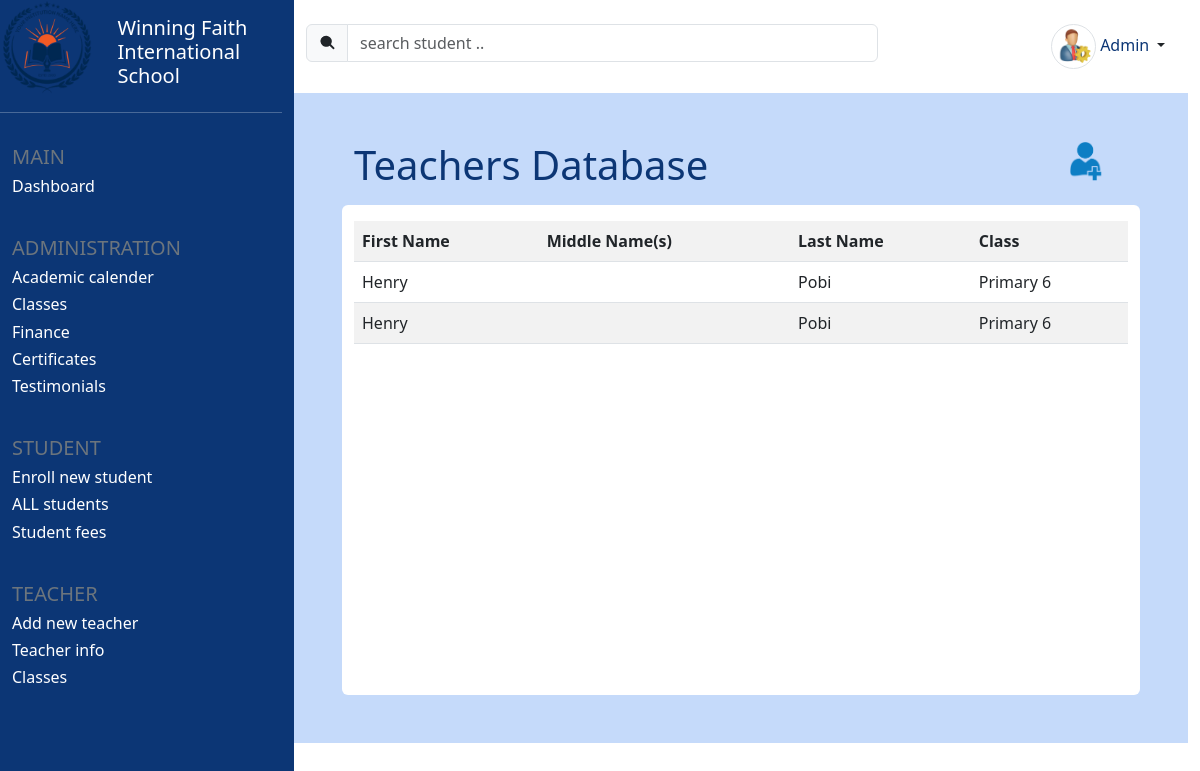
The page /teachers (signed in) on the database as committed earlier.
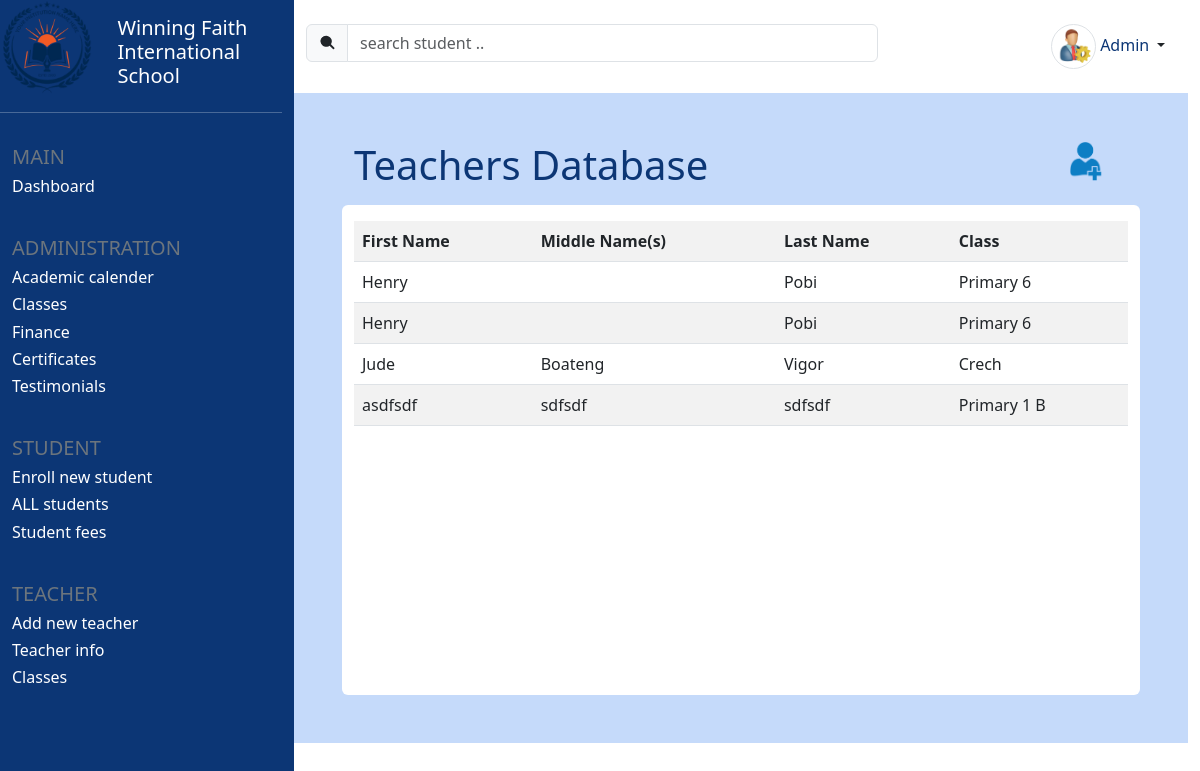
The same page on the database as committed later.
### core/models.py (models this page shows, shortened)
class Teacher(models.Model):
    id = models.UUIDField(primary_key=True, default=uuid.uuid4)
    fname = models.CharField(max_length=25)
    lname = models.CharField(max_length=25)
    other_names = models.CharField(max_length=100, blank=True)
    assigned_class = models.ForeignKey(Classroom, on_delete=models.CASCADE)

class Classroom(models.Model):
    id = models.UUIDField(primary_key=True, default=uuid.uuid4)
    name = models.CharField(max_length=25)
    num_of_students = models.IntegerField(blank = True, default=0)
    class_teacher = models.CharField(max_length=100)
    category = models.CharField(max_length=30, default = 'None')
    def __str__(self):
        return f'{self.name}'

### core/views.py (the view)
# urls.py: path('teachers', views.display_teachers, name='teachers'),
@login_required(login_url='login')
def display_teachers(request):
    teachers = Teacher.objects.all().order_by('fname', 'lname')
    context = {
        'teachers': teachers
    }
    return render(request, 'display_teachers.html', context)

### templates/display_teachers.html (shortened to what this page needs)
{% extends 'student_info.html' %}
{% load static %}
{% block content %}
<div class="container-fluid row home mt-4 p-5">
    {% block db_table_header %}
    <div class="row mb-3 w-100">
        <div class="col col-lg-6">
            <h5 class="d-inline blue-text display-6">
                {% block db_table_header_text %}
                Teachers Database
                {% endblock %}
            </h5>
        </div>
        <div class="col col-lg-6">
            <span class="d-inline float-end">
                {% block db_table_header_icon %}
                <a href="{% url 'add_teacher' %}" class="text-decoration-none" title="new student">
                        <img src="{% static 'add_student.png' %}" width="35" height="35" class="img-fluid">
                </a>
                {% endblock db_table_header_icon %}
            </span>
        </div>
    </div>
    {% endblock db_table_header %}
    <div class="container bg-white rounded pt-3 pb-4">
        <div class="" style="height: 450px; overflow-y: auto;">
            {% block db_table %}
            <table class="table table-striped">
                <tr>
                    <th>First Name</th>
                    <th>Middle Name(s)</th>
                    <th>Last Name</th>
                    <th>Class</th>
                </tr>
                {% for teacher in teachers %}
                <tr>
                    <td>{{teacher.fname}}</td>
                    <td>{{teacher.other_names}}</td>
                    <td>{{teacher.lname}}</td>
                    <td>{{teacher.assigned_class}}</td>
                </tr>
                {% endfor %}
            </table>
            {% endblock db_table %}
        </div>
    </div>
</div>
{% endblock content %}

Rows that differ between the two databases and show on the page:
added Teacher: fname "Jude", other_names "Boateng", lname "Vigor", assigned_class "Crech"
added Teacher: fname "asdfsdf", other_names "sdfsdf", lname "sdfsdf", assigned_class "Primary 1 B"
